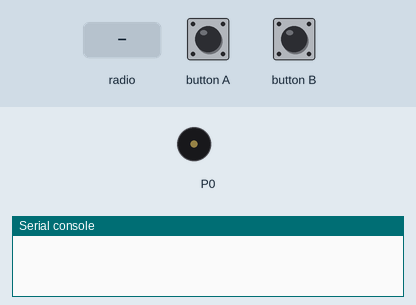
This program was run on a simulated BBC micro:bit running MicroPython. On the bench: buzzer (waves = sounding), the last lines printed to the serial console. The test bench sets the inputs (shaded band). No radio messages arrive unless stated (any console line starting 'radio sent:' is added by the test bench).

Above: at 1.2 s.
1.3 s: button A pressed for 0.15 s
2.9 s: button B pressed for 0.15 s
4.5 s: radio message "a" arrives
At 4.75 s:
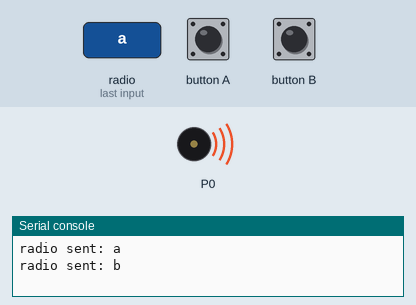
Timing chart, 0 to 7.5 s (numbered marks = the images above; inputs shaded):
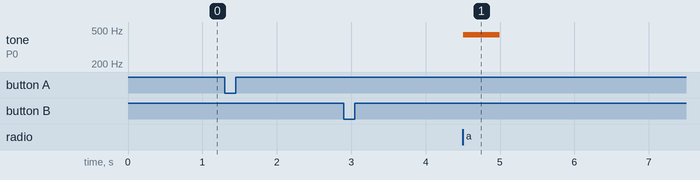

Measured:
- after the input at 4.5 s, tone on P0: silent → 440 Hz at once, → silent 0.49 s later

The program:

radio_poc.py
```python
# Imports go at the top
from microbit import *
import radio
import music

# Group goes from 0-255
# Power goes from 0-7, with 6 as default
radio.config(group=201, power=6)
radio.on()

while True:
    # Non-blocking receive check
    message = radio.receive()
    if message == "a":
        music.play(['a'])
    elif message == "b":
        music.play(['b'])

    # If we don't want to buffer through messages
    # that came in while scrolling, uncomment this;
    # It will clear the buffer
    #while radio.receive():
        #pass

    # Check for button press
    if button_a.was_pressed():
        radio.send("a")

    if button_b.was_pressed():
        radio.send("b")

    # Small delay to prevent busy-waiting consuming battery
    sleep(10)
```
